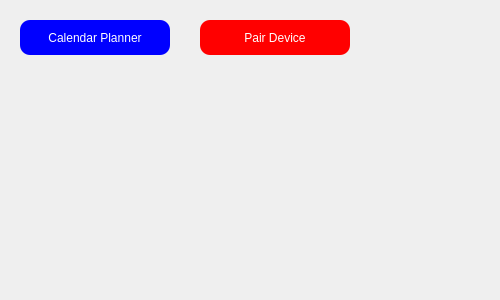
<?xml version="1.0" encoding="UTF-8"?>
<ui version="4.0">

 <class>MainWindow</class>
 <widget class="QWidget" name="MainWindow">
  <property name="geometry">
   <rect>
    <x>0</x>
    <y>0</y>
    <width>500</width>
    <height>300</height>
   </rect>
  </property>
  <property name="windowTitle">
   <string>Main Window</string>
  </property>

 <widget class="QPushButton" name="calBtn">
   <property name="geometry">
    <rect>
     <x>20</x>
     <y>20</y>
     <width>150</width>
     <height>35</height>
    </rect>
   </property>
   <property name="styleSheet">
    <string notr="true">border-radius:10px;
background-color: #0000FF;
color:white;
</string>
   </property>
   <property name="text">
    <string>Calendar Planner</string>
   </property>
  </widget>

 <widget class="QPushButton" name="pairBtn">
   <property name="geometry">
    <rect>
     <x>200</x>
     <y>20</y>
     <width>150</width>
     <height>35</height>
    </rect>
   </property>
   <property name="styleSheet">
    <string notr="true">border-radius:10px;
background-color: #FF0000;
color:white;
</string>
   </property>
   <property name="text">
    <string>Pair Device</string>
   </property>
  </widget>

 </widget>

 <resources/>
 <connections/>
</ui>
